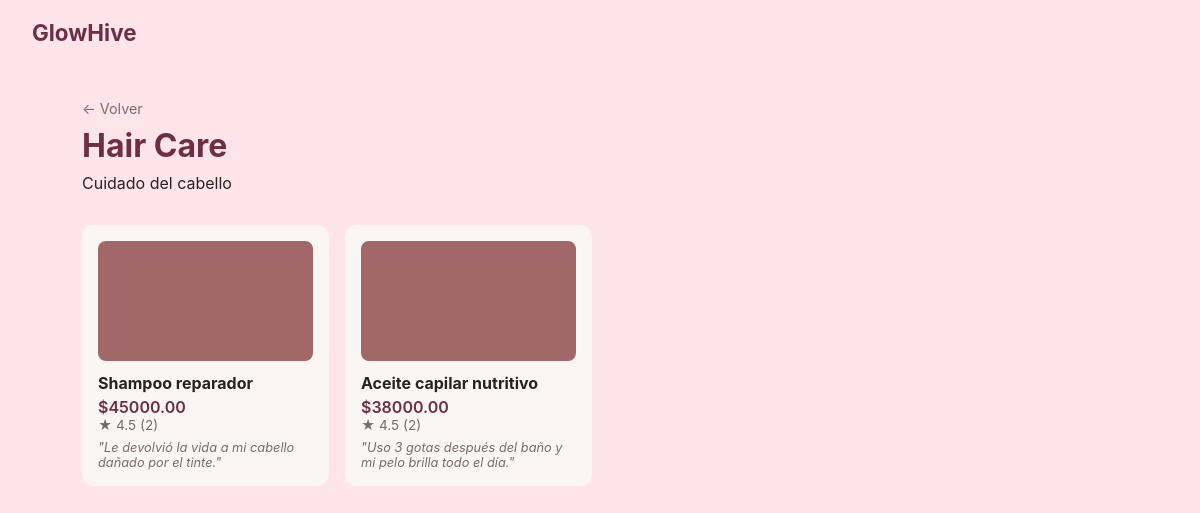
The app's page /categoria/1/ with its own data.
### tienda/models.py (models this page shows, shortened)
class Categoria(models.Model):
    nombre = models.CharField(max_length=100, unique=True)
    descripcion = models.CharField(max_length=255, blank=True)
    class Meta:
        verbose_name_plural = "Categorías"

class Producto(models.Model):
    nombre = models.CharField(max_length=150)
    precio = models.DecimalField(max_digits=10, decimal_places=2)
    stock = models.IntegerField(default=0)
    marca = models.ForeignKey(Marca, on_delete=models.CASCADE, related_name="productos")
    categoria = models.ForeignKey(
        Categoria, on_delete=models.SET_NULL, null=True, blank=True, related_name="productos"
    )
    imagen = models.ImageField(upload_to="productos/", null=True, blank=True)

class Resena(models.Model):
    usuario = models.ForeignKey(Usuario, on_delete=models.CASCADE, related_name="resenas")
    producto = models.ForeignKey(Producto, on_delete=models.CASCADE, related_name="resenas")
    calificacion = models.PositiveSmallIntegerField(
        validators=[MinValueValidator(1), MaxValueValidator(5)]
    )
    comentario = models.CharField(max_length=500, blank=True)
    es_creadora = models.BooleanField(default=False)  # NUEVO
    fecha = models.DateTimeField(auto_now_add=True)
    class Meta:
        unique_together = ("usuario", "producto")
        verbose_name_plural = "Reseñas"

### tienda/views_web.py (the view)
# urls.py: path("categoria/<int:categoria_id>/", categoria_detalle, name="categoria_detalle"),
def categoria_detalle(request, categoria_id):
    categoria = get_object_or_404(Categoria, id=categoria_id)
    productos = list(_productos_con_ranking(Producto.objects.filter(categoria=categoria)))
    for producto in productos:
        producto.mejor_resena = _mejor_resena(producto)
    return render(request, "tienda/categoria.html", {
        "categoria": categoria,
        "productos": productos,
    })

### tienda/views_web.py (called while the page is built)
def _productos_con_ranking(queryset):
    return (
        queryset.annotate(
            rating_promedio=Avg("resenas__calificacion"),
            total_resenas=Count("resenas"),
            resenas_creadoras=Count(
                Case(When(resenas__es_creadora=True, then=1), output_field=IntegerField())
            ),
        ).order_by("-resenas_creadoras", "-rating_promedio", "-total_resenas")
    )

def _mejor_resena(producto):
    return (
        producto.resenas.exclude(comentario="")
        .order_by("-es_creadora", "-calificacion")
        .first()
    )

### tienda/templates/tienda/categoria.html
{% extends "tienda/base.html" %}
{% block content %}
<section class="categoria-header">
  <a href="{% url 'inicio' %}" class="volver">← Volver</a>
  <h1>{{ categoria.nombre }}</h1>
  {% if categoria.descripcion %}<p>{{ categoria.descripcion }}</p>{% endif %}
</section>
<section class="category-panel">
  <div class="product-grid">
    {% for producto in productos %}
    <div class="product-card">
      <div class="product-image-placeholder"></div>
      <h3>{{ producto.nombre }}</h3>
      <p class="price">${{ producto.precio }}</p>
      {% if producto.rating_promedio %}
        <p class="rating">★ {{ producto.rating_promedio|floatformat:1 }} ({{ producto.total_resenas }})</p>
      {% else %}
        <p class="rating rating-empty">Sin reseñas aún</p>
      {% endif %}
      {% if producto.mejor_resena %}
        <p class="razon">"{{ producto.mejor_resena.comentario }}"</p>
      {% endif %}
    </div>
    {% empty %}
    <p class="empty">Todavía no hay productos en esta categoría.</p>
    {% endfor %}
  </div>
</section>
{% endblock %}

### tienda/static/tienda/style.css (style rules this page uses)
:root { --primary: #6D2E46; --secondary: #A26769; --bg: #ffe4ec; --card-bg: #FBF6F3; --text: #2B2024; --muted: #7A6A6F; }
* { box-sizing: border-box; margin: 0; padding: 0; }
body { font-family: -apple-system, "Segoe UI", Arial, sans-serif; background: var(--bg); color: var(--text); }
.category-panel { padding: 2rem; max-width: 1100px; margin: 0 auto; }
.product-grid { display: grid; grid-template-columns: repeat(auto-fill, minmax(200px, 1fr)); gap: 1rem; }
.product-card { background: var(--card-bg); border-radius: 12px; padding: 1rem; }
.product-image-placeholder { background: var(--secondary); height: 120px; border-radius: 8px; margin-bottom: 0.75rem; }
.product-card h3 { font-size: 1rem; margin-bottom: 0.25rem; }
.price { color: var(--primary); font-weight: 600; }
.rating { color: var(--muted); font-size: 0.85rem; }
.razon { font-size: 0.8rem; color: var(--muted); font-style: italic; margin-top: 0.4rem; }
.categoria-header { max-width: 1100px; margin: 0 auto; padding: 2rem 2rem 0; }
.categoria-header h1 { color: var(--primary); font-size: 2rem; margin: 0.5rem 0; }
.volver { color: var(--muted); text-decoration: none; font-size: 0.9rem; }

### records on screen
Categoria: nombre "Hair Care", descripcion "Cuidado del cabello"
Producto: nombre "Shampoo reparador", precio "45000.00", rating_promedio "4.5", total_resenas "2", mejor_resena.comentario "Le devolvió la vida a mi cabello dañado por el tinte."
Producto: nombre "Aceite capilar nutritivo", precio "38000.00", rating_promedio "4.5", total_resenas "2", mejor_resena.comentario "Uso 3 gotas después del baño y mi pelo brilla todo el día."
